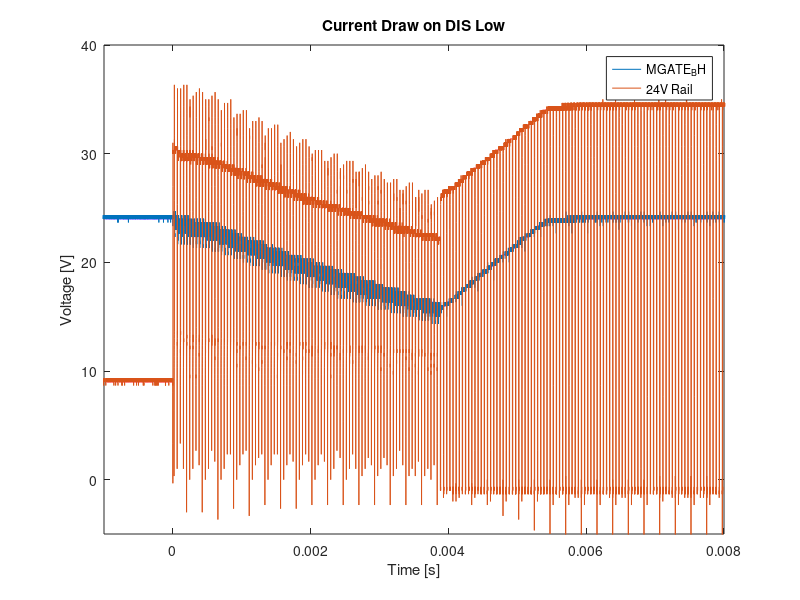

Write the MATLAB code that produced this figure. (Note: this script raises an error after producing the figure.)
clear; close all; clc;

to_tikz = 0;

C1_load = csvread('C1start-current-rails-w-load00000.txt',5,0);
C2_load = csvread('C2start-current-rails-w-load00000.txt',5,0);
C3_load = csvread('C3start-current-rails-w-load00000.txt',5,0);
C4_load = csvread('C4start-current-rails-w-load00000.txt',5,0);

t = C1_load(:,1);

figure();
plot(t,C1_load(:,2),t,C2_load(:,2))
ylim([-5 40])
title('Current Draw on DIS Low')
xlabel('Time [s]')
ylabel('Voltage [V]')
legend('MGATE_BH','24V Rail','Supply Current');

xlim([-1*10^-3 8*10^-3]);

yyaxis right
plot(t,C4_load(:,2),'color',[0 0.75 0])
ylabel('Current [A]')
ax = gca;
c = ax.Color;
ax.YColor = [0 0.75 0];
xlabel('Time (s)')
legend('MGATE_BH','24V Rail','Supply Current');

if to_tikz == 1
    cleanfigure()
    matlab2tikz('current_w_load.tex');
end


figure();
plot(t,C1_load(:,2),t,C2_load(:,2))
title('Current Draw on DIS Low')
xlabel('Time [s]')
ylabel('Voltage [V]')
xlim([-0.5*10^-4 3*10^-4]);
ylim([-5 40])

yyaxis right
plot(t,C4_load(:,2),'color',[0 0.75 0])
ylabel('Current [A]')
ax = gca;
c = ax.Color;
ax.YColor = [0 0.75 0];

legend('MGATE_BH','24V Rail','Supply Current');

if to_tikz == 1
    cleanfigure()
    matlab2tikz('current_w_load_closeup.tex');
end

C1_load_slow = csvread('C1start-current-rails-w-load-slowstart00000.txt',5,0);
C2_load_slow = csvread('C2start-current-rails-w-load-slowstart00000.txt',5,0);
C3_load_slow = csvread('C3start-current-rails-w-load-slowstart00000.txt',5,0);
C4_load_slow = csvread('C4start-current-rails-w-load-slowstart00000.txt',5,0);

t = C1_load_slow(:,1);

figure();
plot(t,C1_load_slow(:,2),t,C2_load_slow(:,2))
ylim([-5 40])
title('Current Draw on DIS Low After 4ms Wait')
xlabel('Time [s]')
ylabel('Voltage [V]')
xlim([-1*10^-3 8*10^-3]);
 
yyaxis right
plot(t,C4_load_slow(:,2),'color',[0 0.75 0])
ylabel('Current [A]')
ax = gca;
c = ax.Color;
ax.YColor = [0 0.75 0];
ylim([-5 40]);



legend('MGATE_BH','24V Rail','Supply Current');

if to_tikz == 1
    cleanfigure()
    matlab2tikz('current_w_load_slow.tex');
end
